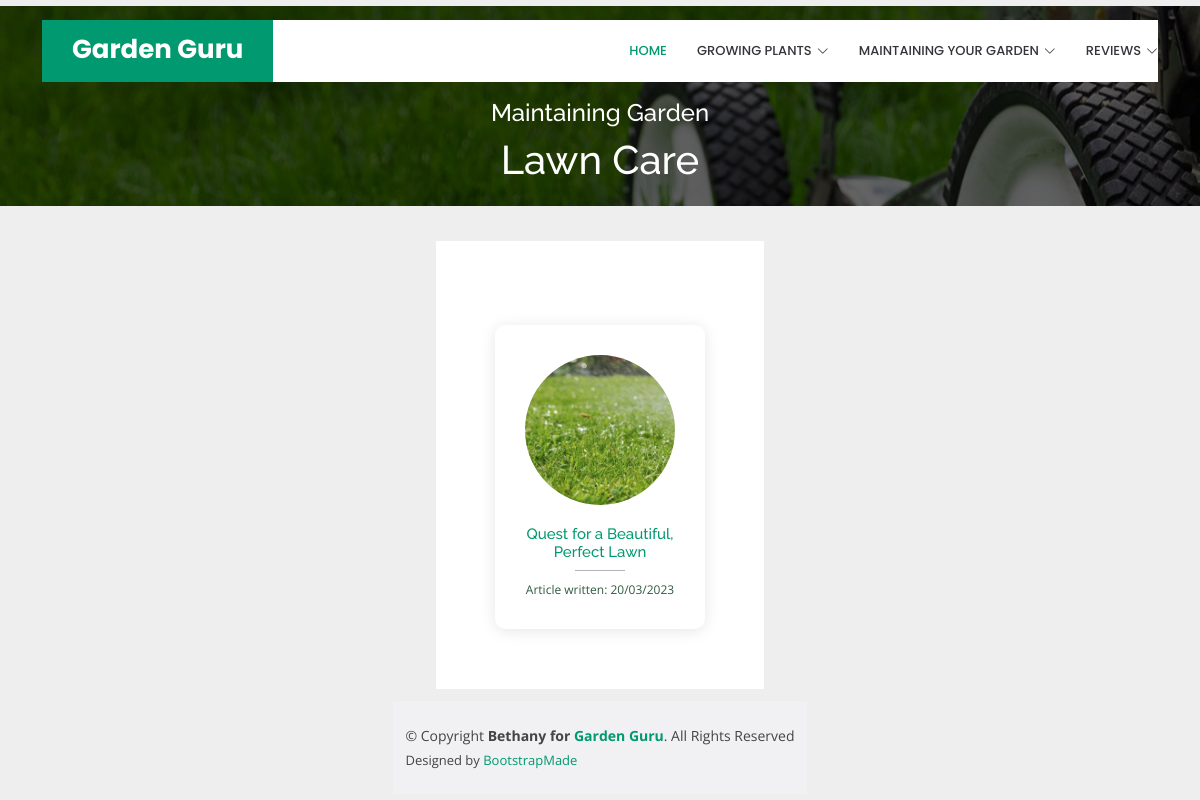
/articlecategory/5, run on an earlier commit of the app's database.
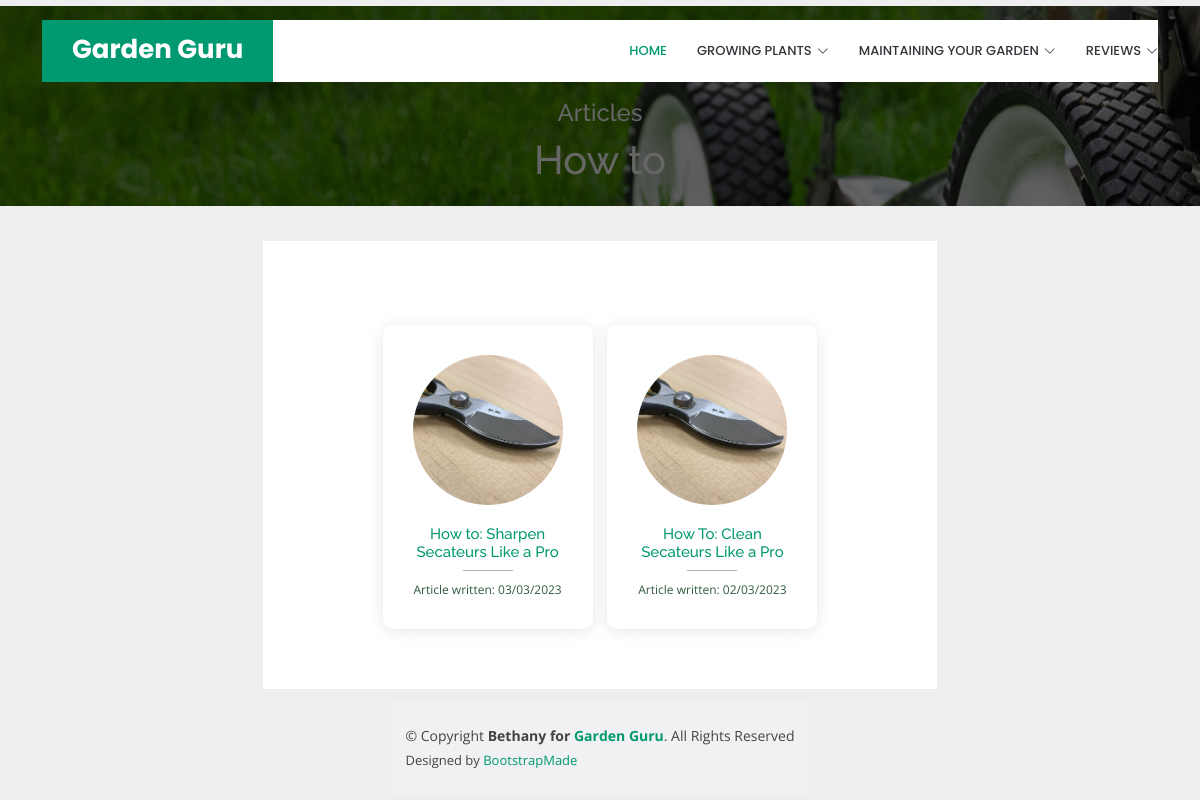
And on a later commit of the database.
### main/models.py (models this page shows, shortened)
class NavSubCat(models.Model):
	NavSubCatName = models.CharField(max_length=200)
	LastUpdated = models.DateTimeField(auto_now_add=True)
	NavCatName = models.ForeignKey(NavCat, on_delete=models.CASCADE)
	ArticleCategoryimg = models.CharField(max_length=200, blank=True, null=True)
	def __str__(self):
		return self.NavSubCatName

class NavCat(models.Model):
	NavCatName = models.CharField(max_length=200)
	LastUpdated = models.DateTimeField(auto_now_add=True)

class Article(models.Model):
	ArticleName = models.CharField(max_length=200)
	Articleimg = models.CharField(max_length=200, blank=True, null=True)
	ArticleTagName = models.ForeignKey(ArticleTag, on_delete=models.CASCADE, blank=True, null=True)
	NavSubCatName = models.ForeignKey(NavSubCat, on_delete=models.CASCADE)
	ArticleBody = RichTextField(blank=True, null=True)
	LastUpdated = models.DateTimeField(default=timezone.now)

### main/views.py (the view)
# urls.py: path('articlecategory/<int:id>', views.articlecategory, name='article category'),
def articlecategory(response,id):
	ac = NavSubCat.objects.get(id=id)
	return render(response, 'main/articlecategory.html', {'ProductCategories':ProductCategories,
												'ProductCategoryGroups':ProductCategoryGroups,
												'Year':datetime.datetime.now().year,
												'NavSubCats':NavSubCat.objects.all().order_by('NavSubCatName'),
												'Articles':Article.objects.all().order_by('-LastUpdated'),
												'ac':ac,
												})

### main/templates/main/articlecategory.html (shortened to what this page needs)
{% extends 'main/base.html' %}
{% block content %}
  <section id="hero" class="d-flex align-items-center" style="background: url('/static/{{ac.ArticleCategoryimg}}') center center; max-height: 200px;">
    <div class="container text-center d-flex flex-column justify-content-bottom" data-aos="fade-in" data-aos-delay="200">
      <h3 style="font-size:1.5rem; color:white">{{ac.NavCatName.NavCatName}}</h3>
      <h3 style="font-size:2.5rem; color:white">{{ac.NavSubCatName}}</h3>
    </div>
  </section>
  <main id="main">
    <section id="team" class="team mt-4">
      <div class="container">
        <div class="row d-flex justify-content-center">
          {% for article in Articles %}
            {% if article.NavSubCatName.id == ac.id %}
                <div class="col-lg-4 d-flex justify-content-center mt-4">
                  <div class="member" data-aos="zoom-in" data-aos-delay="100">
                    <a href="/article/{{article.id}}">
                    <div class="pic"><img src="{{article.Articleimg}}" class="img-fluid" alt=""></div>
                    <div class="member-info">
                      <h5><span>{{article.ArticleName}}</span></h5>
                    </div>
                    </a>
                    <div>
                      <p style="font-size:0.75rem">Article written: {{article.LastUpdated|date:"d/m/Y" }}</p>
                    </div>
                  </div>
                </div>
              {% endif %}
            {% endfor %}
        </div>
      </div>
    </section>
  </main>
{% endblock %}

### main/templates/main/base.html (shortened to what this page needs)
{% load static %}
<!DOCTYPE html>
<html lang="en">
<head>
  <link href="{% static 'assets/vendor/aos/aos.css' %}" rel="stylesheet">
  <link href="{% static 'assets/vendor/bootstrap/css/bootstrap.min.css' %}" rel="stylesheet">
  <link href="{% static 'assets/vendor/bootstrap-icons/bootstrap-icons.css' %}" rel="stylesheet">
  <link href="{% static 'assets/vendor/boxicons/css/boxicons.min.css' %}" rel="stylesheet">
  <link href="{% static 'assets/vendor/glightbox/css/glightbox.min.css' %}" rel="stylesheet">
  <link href="{% static 'assets/vendor/remixicon/remixicon.css' %}" rel="stylesheet">
  <link href="{% static 'assets/vendor/swiper/swiper-bundle.min.css' %}" rel="stylesheet">
  <link href="{% static 'assets/css/style.css' %}" rel="stylesheet">
</head>
<body>
  <header id="header" class="fixed-top d-flex align-items-center">
    <div class="container">
      <div class="header-container d-flex align-items-center justify-content-between">
        <div class="logo">
          <h1 class="text-light">
            <a href="/">
              <span> Garden Guru </span>
            </a>
          </h1>
        </div>
        <nav id="navbar" class="navbar">
          <ul>
            <li><a class="nav-link scrollto active" href="/">Home</a></li>
            <li class="dropdown"><a href=""><span>Growing Plants</span> <i class="bi bi-chevron-down"></i></a>
            </li>
            <li class="dropdown"><a href=""><span>Maintaining your Garden</span> <i class="bi bi-chevron-down"></i></a>
            </li>
            <li class="dropdown nav-link scrollto"><a href="/#categories"><span>Reviews</span> <i class="bi bi-chevron-down"></i></a>
            </li>
          </ul>
        </nav>
      </div>
    </div>
  </header>
  {% block content %}
  {% endblock %}
  {% include 'main/footer.html' %}
</body>
</html>

### main/templates/main/footer.html
<footer id="footer">
    <div class="container d-flex py-4">
      <div class="me-md-auto text-center text-md-start">
        <div class="copyright">
          &copy; Copyright <strong><span>Bethany for <a href="/">Garden Guru</a></span></strong>. All Rights Reserved
        </div>
        <div class="credits">
          Designed by <a href="https://bootstrapmade.com/">BootstrapMade</a>
        </div>
      </div>
  </footer>

### static/assets/css/style.css (style rules this page uses)
body { font-family: "Open Sans", sans-serif; color: #444444; }
a { color: #009970; text-decoration: none; }
h1, h2, h3, h4, h5, h6 { font-family: "Raleway", sans-serif; }
#header { transition: all 0.5s; z-index: 997; transition: all 0.5s; top: 20px; }
#header .header-container { background: #fff; }
#header .logo { overflow: hidden; padding: 16px 30px 12px 30px; background: #009970; }
#header .logo h1 { font-size: 26px; padding: 0; line-height: 1; font-weight: 700; font-family: "Poppins", sans-serif; }
#header .logo h1 a, #header .logo h1 a:hover { color: #fff; text-decoration: none; }
.navbar { padding: 0; }
.navbar ul { margin: 0; padding: 0; display: flex; list-style: none; align-items: center; }
.navbar li { position: relative; }
.navbar a, .navbar a:focus { display: flex; align-items: center; justify-content: space-between; padding: 10px 0 10px 30px; color: #36343a; transition: 0.3s; font-size: 13px; font-weight: 500; text-transform: uppercase; font-family: "Poppins", sans-serif; white-space: nowrap; transition: 0.3s; }
.navbar a i, .navbar a:focus i { font-size: 12px; line-height: 0; margin-left: 5px; }
.navbar a:hover, .navbar .active, .navbar .active:focus, .navbar li:hover>a { color: #009970; }
#hero { width: 100%; height: 90vh; background: url("../img/hero-bg.jpg") center center; background-size: cover; position: relative; }
#hero .container { padding-top: 80px; }
#hero:before { content: ""; background: rgba(0, 0, 0, 0.6); position: absolute; bottom: 0; top: 0; left: 0; right: 0; }
@media (min-width: 1024px) { #hero { background-attachment: fixed; } }
section { padding: 60px 0; overflow: hidden; }
.team { background: #fff; }
.team .member { position: relative; box-shadow: 0px 2px 15px rgba(0, 0, 0, 0.1); padding: 30px; border-radius: 10px; text-align: center; }
.team .member .pic { overflow: hidden; width: 150px; border-radius: 50%; margin: 0 auto 20px auto; }
.team .member .pic img { transition: ease-in-out 0.3s; }
.team .member span { display: block; font-size: 15px; padding-bottom: 10px; position: relative; font-weight: 500; }
.team .member span::after { content: ""; position: absolute; display: block; width: 50px; height: 1px; background: #b5b3ba; bottom: 0; left: 50%; transform: translateX(-50%); }
.team .member p { margin: 10px 0 0 0; font-size: 14px; }
#footer { color: #444444; font-size: 14px; background: #f1f0f2; }
#footer .credits { padding-top: 5px; font-size: 13px; color: #444444; }
body { background:#eee }
h5 { font-weight: 400 }
:root { --clr-primary-hsl-400: 142, 100%, 57%; --clr-primary-hsl-500: 142, 72%, 36%; --clr-secondary-hsl-400: 142, 81%, 34%; --clr-secondary-hsl-500: 142, 72%, 26%; --clr-neutral-hsl-100: 0, 0%, 100%; --clr-neutral-hsl-200: 142, 100%, 96%; --clr-neutral-hsl-300: 142, 100%, 89%; --clr-neutral-hsl-700: 142, 30%, 27%; --clr-neutral-100: hsl(var(--clr-neutral-hsl-100)); --clr-neutral-200: hsl(var(--clr-neutral-hsl-200)); --clr-neutral-300: hsl(var(--clr-neutral-hsl-300)); --clr-neutral-700: hsl(var(--clr-neutral-hsl-700)); --clr-primary-400: hsl(var(--clr-primary-hsl-400)); --clr-primary-500: hsla(var(--clr-primary-hsl-500)); --clr-secondary-400: hsl(var(--clr-secondary-hsl-400)); --gradient-primary: linear-gradient( var(--clr-primary-400), var(--clr-secondary-400)); --gradient-to-transparent: linear-gradient( var(--clr-primary-500), hsl(var(--clr-secondary-hsl-500), 0)); --clr-accent-1: 0, 100%, 67%; --clr-accent-2: 39, 100%, 56%; --clr-accent-3: 166, 100%, 37%; --clr-accent-4: 234, 85%, 45%; --font-family-default: 'Open Sans', sans-serif; --fw-regular: 500; --fw-bold: 700; --fw-black: 800; --fs-400: 1rem; --fs-500: 1rem; --fs-600: 1.5rem; --fs-700: 1.2rem; --fs-800: 2rem; --fs-900: 4rem; }
*, *::before, *::after { box-sizing: border-box; }
* { margin: 0; font: inherit; }
img, svg { display: block; max-width: 100%; }
body { font-family: var(--font-family-default); font-size: var(--fs-400); color: var(--clr-neutral-700); }
@media (min-width: 600px) { body { min-height: 100vh; display: grid; place-items: center; } }

What changed in the data, as far as the page shows it:
no longer on this page (row edited): Article: Articleimg (picture), ArticleName "Quest for a Beautiful, Perfect Lawn", LastUpdated "20/03/2023"
changed NavSubCat: NavCatName.NavCatName "Maintaining Garden" → "Articles"; NavSubCatName "Lawn Care" → "How to"
now on this page (row edited): Article: Articleimg (picture), ArticleName "How to: Sharpen Secateurs Like a Pro", LastUpdated "03/03/2023"
now on this page (row edited): Article: Articleimg (picture), ArticleName "How To: Clean Secateurs Like a Pro", LastUpdated "02/03/2023"
